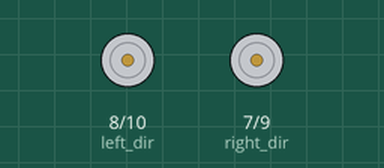
This sketch was run on a simulated Arduino Uno, built with avr-gcc and run on an emulated ATmega328P. Parts: direction and speed pins drawn as motors (green arrow = direction pin HIGH = forward, orange = LOW = backward, longer = more drive).

Above: at 1.0 s.
At 5.0 s:
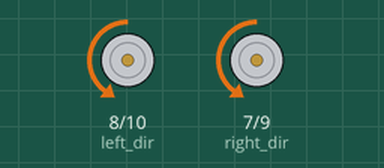
At 9.0 s:
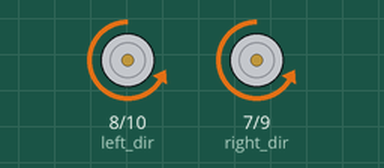
At 19.0 s:
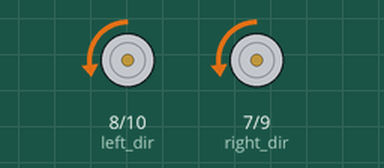
Timing chart, 0 to 20.8 s (numbered marks = the images above):
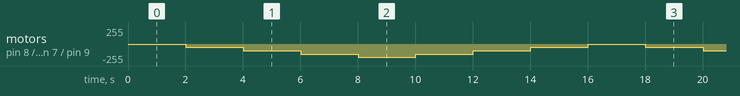

The sketch:

test_01_motor.ino
```cpp
//Motor Init
#include "robot.h"
#include "Arduino.h"
int speed[8]={0,50,100,150,200,150,100,50};
int motor_speed_index=0;
long motor_current,motor_previous;
Robot robot=Robot();
void setup() {
  // put your setup code here, to run once:
  //https://arduinoinfo.mywikis.net/wiki/Arduino-PWM-Frequency
  TCCR1B = TCCR1B & B11111000 | B00000001;    // set timer 1 divisor to     1 for PWM frequency of 31372.55 Hz
  robot.init();

  motor_previous=millis();


}

void loop() {
  // put your main code here, to run repeatedly:
  motor_current=millis();
  if((motor_current-motor_previous)>2000){
    motor_speed_index+=1;
    motor_previous=motor_current;
  }

  robot.rotate(1,speed[motor_speed_index%8]);


}
```

robot.h
```cpp
#include <Arduino.h>
static short right_dir = 7;
static short right_pwm = 9;
static short left_dir = 8;
static short left_pwm = 10;
class Robot
{
private:
    // rihgt=motor 1
    // left=motor 2
    // right dir pin2
    // right pwm pin3
    // left dir pin4
    // left pwm pin5

public:
    int init()
    {
        pinMode(left_dir, OUTPUT);
        pinMode(left_pwm, OUTPUT);
        pinMode(right_dir, OUTPUT);
        pinMode(right_pwm, OUTPUT);
    }

    /**
     * @brief
     *
     * @param dir direction,1 for forward, 0 for backward
     * @param speed mvoe speed, range in 0-255
     * @return int 0 for success, 1 for error
     */
    int move(int dir, int speed)
    {
        if (dir == 1)
        {
            digitalWrite(left_dir, LOW);
            digitalWrite(right_dir, HIGH);
        }
        else if (dir == 0)
        {
            digitalWrite(left_dir, HIGH);
            digitalWrite(right_dir, LOW);
        }
        else
        {
            return 1;
        }
        analogWrite(left_pwm, speed);
        analogWrite(right_pwm, speed);
        return 0;
    }

    /**
     * @brief
     *
     * @param dir direction,1 for right, 0 for left
     * @param speed mvoe speed, range in 0-255
     * @return int 0 for success, 1 for error
     */
    int rotate(int dir, int speed)
    {
        if (dir == 1)
        {
            digitalWrite(left_dir, LOW);
            digitalWrite(right_dir, LOW);
        }
        else if (dir == 0)
        {
            digitalWrite(left_dir, HIGH);
            digitalWrite(right_dir, HIGH);
        }
        else
        {
            return 1;
        }
        analogWrite(left_pwm, speed);
        analogWrite(right_pwm, speed);
        return 0;
    }
};
```

Measured:
- by itself, motor on pin 8 (left_dir) / pin 10 (left_pwm), motor on pin 7 (right_dir) / pin 9 (right_pwm): repeats every 16.0 s: backward 100/255 2.0 s, backward 150/255 2.0 s, backward 200/255 2.0 s, backward 150/255 2.0 s, backward 100/255 2.0 s, backward 50/255 2.0 s, stopped 2.0 s, backward 50/255 2.0 s
